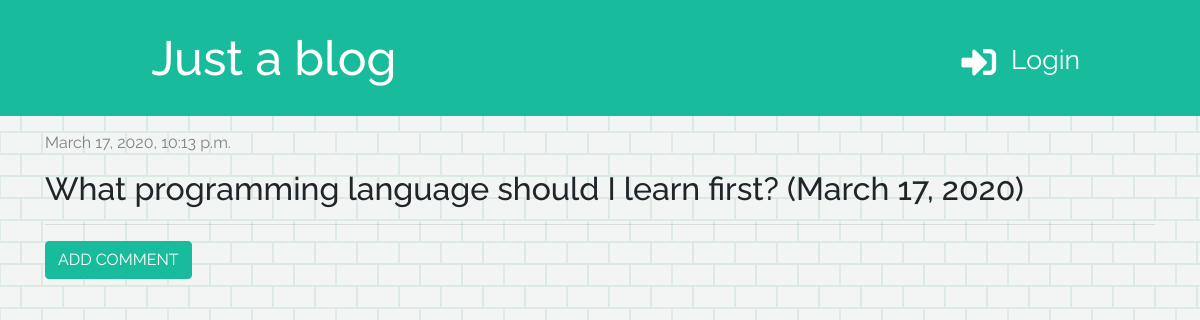
The app's page /post/1/ with its own data.
### blog/models.py (models this page shows, shortened)
class Post(models.Model):
    author = models.ForeignKey('auth.User', on_delete=models.CASCADE)
    title = models.CharField(max_length=200)
    text = models.TextField()
    created_date = models.DateTimeField(default=timezone.now)
    published_date = models.DateTimeField(blank=True, null=True)

### blog/views.py (the view)
# urls.py: path('post/<int:pk>/', views.post_detail, name='post_detail'),
def post_detail(request, pk):
    post = get_object_or_404(Post, pk=pk)
    stuff_for_frontend = {'post': post}
    return render(request, 'blog/post_detail.html', stuff_for_frontend)

### blog/templatetags/markdownify.py (called while the page is built)
@register.filter
def markdown(value):
    renderer = HighlightRenderer()
    markdown = mistune.Markdown(renderer=renderer)
    return markdown(value)

### blog/templates/blog/post_detail.html (shortened to what this page needs)
{% extends 'blog/base.html' %}
{% load markdownify %}
{% block content %}
    <div class="post">
        <div class="date">
            {{ post.published_date }}
        </div>
        <h2 class="detail">{{ post.title }}
        </h2>
    </div>
    <hr>
    <a href="{% url 'add_comment_to_post' pk=post.pk %}" class="btn btn-primary">ADD COMMENT</a>
{% endblock %}

### blog/static/css/blog.css (style rules this page uses)
h1, h2, h3, h4 { margin-top: 10px; }
body { font-family: 'Raleway', sans-serif; background-color: #f2f5f4; }
.date { padding: 15px 0px 0px 0px; color: #828282; }
.btn-primary, .btn-primary:hover { background-color: #18BC9C; border-color: #18BC9C; margin-bottom: 10px; }
.detail { margin-top: 15px; }

### records on screen
Post: published_date "March 17, 2020, 10:13 p.m.", title "What programming language should I learn first? (March 17, 2020)"
